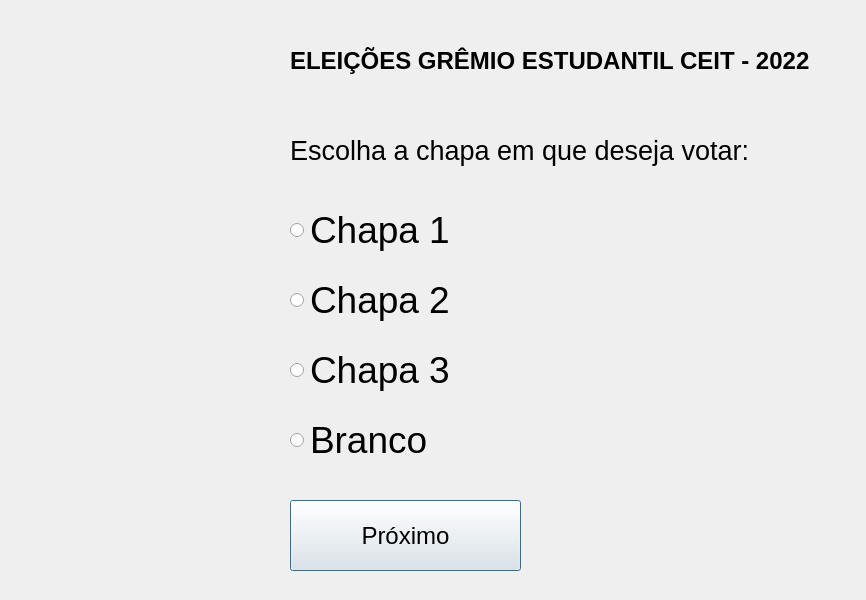
<?xml version="1.0" encoding="UTF-8"?>
<ui version="4.0">
 <class>tela_voto</class>
 <widget class="QDialog" name="tela_voto">
  <property name="geometry">
   <rect>
    <x>0</x>
    <y>0</y>
    <width>866</width>
    <height>600</height>
   </rect>
  </property>
  <property name="font">
   <font>
    <pointsize>8</pointsize>
   </font>
  </property>
  <property name="windowTitle">
   <string>URNA CEIT</string>
  </property>
  <property name="windowIcon">
   <iconset>
    <normaloff>Logo CEIT.png</normaloff>Logo CEIT.png</iconset>
  </property>
  <widget class="QLabel" name="titulo">
   <property name="geometry">
    <rect>
     <x>290</x>
     <y>30</y>
     <width>541</width>
     <height>61</height>
    </rect>
   </property>
   <property name="font">
    <font>
     <pointsize>18</pointsize>
     <weight>75</weight>
     <bold>true</bold>
    </font>
   </property>
   <property name="text">
    <string>ELEIÇÕES GRÊMIO ESTUDANTIL CEIT - 2022</string>
   </property>
  </widget>
  <widget class="QLabel" name="label">
   <property name="geometry">
    <rect>
     <x>290</x>
     <y>120</y>
     <width>541</width>
     <height>61</height>
    </rect>
   </property>
   <property name="font">
    <font>
     <pointsize>20</pointsize>
     <weight>50</weight>
     <italic>false</italic>
     <bold>false</bold>
    </font>
   </property>
   <property name="text">
    <string>Escolha a chapa em que deseja votar:</string>
   </property>
  </widget>
  <widget class="QPushButton" name="btn">
   <property name="geometry">
    <rect>
     <x>290</x>
     <y>500</y>
     <width>231</width>
     <height>71</height>
    </rect>
   </property>
   <property name="font">
    <font>
     <pointsize>18</pointsize>
    </font>
   </property>
   <property name="text">
    <string>Próximo</string>
   </property>
  </widget>
  <widget class="QLabel" name="logo">
   <property name="geometry">
    <rect>
     <x>10</x>
     <y>0</y>
     <width>230</width>
     <height>230</height>
    </rect>
   </property>
   <property name="text">
    <string/>
   </property>
   <property name="pixmap">
    <pixmap>Logo CEIT.png</pixmap>
   </property>
   <property name="scaledContents">
    <bool>true</bool>
   </property>
  </widget>
  <widget class="QRadioButton" name="radioButton_1">
   <property name="geometry">
    <rect>
     <x>290</x>
     <y>200</y>
     <width>450</width>
     <height>60</height>
    </rect>
   </property>
   <property name="font">
    <font>
     <pointsize>28</pointsize>
    </font>
   </property>
   <property name="text">
    <string>Chapa 1</string>
   </property>
   <property name="iconSize">
    <size>
     <width>32</width>
     <height>32</height>
    </size>
   </property>
  </widget>
  <widget class="QRadioButton" name="radioButton_2">
   <property name="geometry">
    <rect>
     <x>290</x>
     <y>270</y>
     <width>450</width>
     <height>60</height>
    </rect>
   </property>
   <property name="font">
    <font>
     <pointsize>28</pointsize>
    </font>
   </property>
   <property name="text">
    <string>Chapa 2</string>
   </property>
   <property name="iconSize">
    <size>
     <width>32</width>
     <height>32</height>
    </size>
   </property>
  </widget>
  <widget class="QRadioButton" name="radioButton_3">
   <property name="geometry">
    <rect>
     <x>290</x>
     <y>340</y>
     <width>450</width>
     <height>60</height>
    </rect>
   </property>
   <property name="font">
    <font>
     <pointsize>28</pointsize>
    </font>
   </property>
   <property name="text">
    <string>Chapa 3</string>
   </property>
   <property name="iconSize">
    <size>
     <width>32</width>
     <height>32</height>
    </size>
   </property>
  </widget>
  <widget class="QRadioButton" name="radioButton_4">
   <property name="geometry">
    <rect>
     <x>290</x>
     <y>410</y>
     <width>450</width>
     <height>60</height>
    </rect>
   </property>
   <property name="font">
    <font>
     <pointsize>28</pointsize>
    </font>
   </property>
   <property name="text">
    <string>Branco</string>
   </property>
   <property name="iconSize">
    <size>
     <width>32</width>
     <height>32</height>
    </size>
   </property>
  </widget>
 </widget>
 <resources/>
 <connections/>
</ui>
